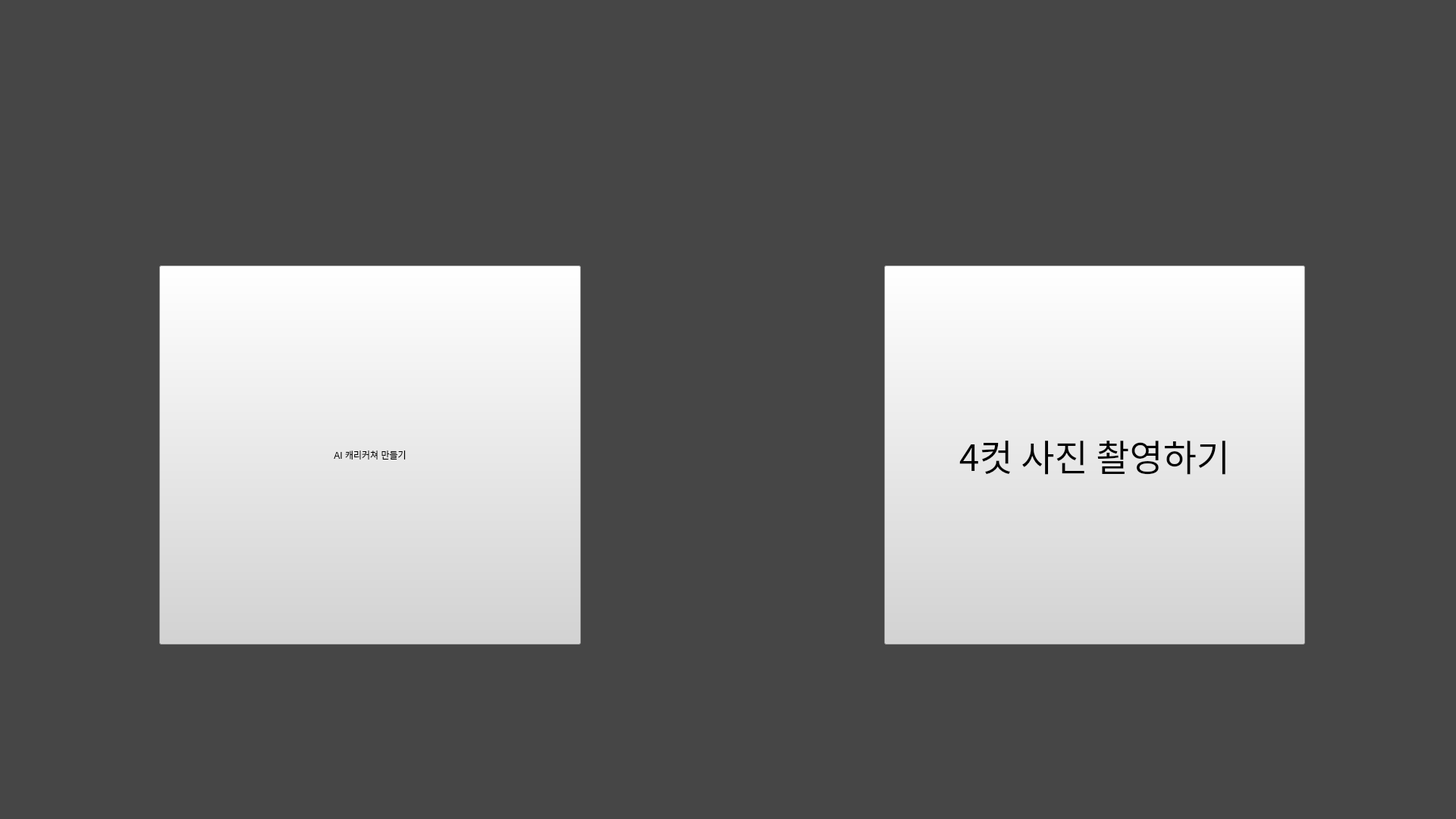
<?xml version="1.0" encoding="UTF-8"?>
<ui version="4.0">
 <class>photo_type_sel</class>
 <widget class="QMainWindow" name="photo_type_sel">
  <property name="geometry">
   <rect>
    <x>0</x>
    <y>0</y>
    <width>1920</width>
    <height>1080</height>
   </rect>
  </property>
  <property name="sizePolicy">
   <sizepolicy hsizetype="Maximum" vsizetype="Maximum">
    <horstretch>0</horstretch>
    <verstretch>100</verstretch>
   </sizepolicy>
  </property>
  <property name="minimumSize">
   <size>
    <width>1920</width>
    <height>1080</height>
   </size>
  </property>
  <property name="maximumSize">
   <size>
    <width>1920</width>
    <height>1080</height>
   </size>
  </property>
  <property name="windowTitle">
   <string>한영4컷</string>
  </property>
  <property name="styleSheet">
   <string notr="true">background-color:rgb(70, 70, 70)</string>
  </property>
  <widget class="QWidget" name="centralwidget">
   <property name="styleSheet">
    <string notr="true"/>
   </property>
   <widget class="QWidget" name="horizontalLayoutWidget_2">
    <property name="geometry">
     <rect>
      <x>10</x>
      <y>-20</y>
      <width>1911</width>
      <height>1041</height>
     </rect>
    </property>
    <layout class="QHBoxLayout" name="horizontalLayout_2">
     <property name="leftMargin">
      <number>200</number>
     </property>
     <property name="topMargin">
      <number>200</number>
     </property>
     <property name="rightMargin">
      <number>200</number>
     </property>
     <item>
      <layout class="QHBoxLayout" name="horizontalLayout_3">
       <property name="spacing">
        <number>400</number>
       </property>
       <item>
        <widget class="QPushButton" name="sel_ai_2">
         <property name="minimumSize">
          <size>
           <width>0</width>
           <height>500</height>
          </size>
         </property>
         <property name="styleSheet">
          <string notr="true">QPushButton{
	
	font: 87 36pt &quot;Noto Sans KR Black&quot;;
	background-color: rgb(212, 212, 212);
	
	color: rgb(0, 0, 0);
}

QPushButton:hover{
	background-color: rgb(222, 222, 222);
	border-left: rgb(230,230,230);
	border-right: rgb(230,230,230);
	border-bottom: rgb(230,230,230);

}
QPushButton:pressed{
	background-color: rgb(180, 180, 180);
	border-left: rgb(230,230,230);
	border-right: rgb(230,230,230);
	border-bottom: rgb(230,230,230);

}</string>
         </property>
         <property name="text">
          <string>AI 캐리커쳐 만들기</string>
         </property>
         <property name="autoRepeat">
          <bool>false</bool>
         </property>
        </widget>
       </item>
       <item>
        <widget class="QPushButton" name="sel_4cut_2">
         <property name="minimumSize">
          <size>
           <width>0</width>
           <height>500</height>
          </size>
         </property>
         <property name="font">
          <font>
           <family>Noto Sans KR Black</family>
           <pointsize>36</pointsize>
           <weight>10</weight>
           <italic>false</italic>
           <bold>false</bold>
          </font>
         </property>
         <property name="styleSheet">
          <string notr="true">QPushButton{
	
	font: 87 36pt &quot;Noto Sans KR Black&quot;;
	background-color: rgb(212, 212, 212);
	
	color: rgb(0, 0, 0);
}

QPushButton:hover{
	background-color: rgb(222, 222, 222);
	border-left: rgb(230,230,230);
	border-right: rgb(230,230,230);
	border-bottom: rgb(230,230,230);

}
QPushButton:pressed{
	background-color: rgb(180, 180, 180);
	border-left: rgb(230,230,230);
	border-right: rgb(230,230,230);
	border-bottom: rgb(230,230,230);

}</string>
         </property>
         <property name="text">
          <string>4컷 사진 촬영하기</string>
         </property>
        </widget>
       </item>
      </layout>
     </item>
    </layout>
   </widget>
  </widget>
  <widget class="QMenuBar" name="menubar">
   <property name="geometry">
    <rect>
     <x>0</x>
     <y>0</y>
     <width>1920</width>
     <height>21</height>
    </rect>
   </property>
  </widget>
  <widget class="QStatusBar" name="statusbar"/>
 </widget>
 <resources/>
 <connections/>
</ui>
